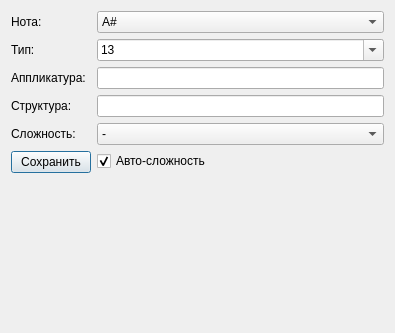
<?xml version="1.0" encoding="UTF-8"?>
<ui version="4.0">
 <class>Dialog</class>
 <widget class="QDialog" name="Dialog">
  <property name="geometry">
   <rect>
    <x>0</x>
    <y>0</y>
    <width>395</width>
    <height>333</height>
   </rect>
  </property>
  <property name="windowTitle">
   <string>Введите данные</string>
  </property>
  <layout class="QFormLayout" name="formLayout">
   <item row="0" column="0">
    <widget class="QLabel" name="label_3">
     <property name="styleSheet">
      <string notr="true"/>
     </property>
     <property name="text">
      <string>Нота:</string>
     </property>
    </widget>
   </item>
   <item row="0" column="1">
    <widget class="QComboBox" name="input_note_box">
     <property name="sizePolicy">
      <sizepolicy hsizetype="Preferred" vsizetype="Maximum">
       <horstretch>0</horstretch>
       <verstretch>0</verstretch>
      </sizepolicy>
     </property>
     <property name="editable">
      <bool>false</bool>
     </property>
     <item>
      <property name="text">
       <string>A#</string>
      </property>
     </item>
     <item>
      <property name="text">
       <string>C#</string>
      </property>
     </item>
     <item>
      <property name="text">
       <string>D#</string>
      </property>
     </item>
     <item>
      <property name="text">
       <string>F#</string>
      </property>
     </item>
     <item>
      <property name="text">
       <string>G#</string>
      </property>
     </item>
     <item>
      <property name="text">
       <string>Ab</string>
      </property>
     </item>
     <item>
      <property name="text">
       <string>Bb</string>
      </property>
     </item>
     <item>
      <property name="text">
       <string>Cb</string>
      </property>
     </item>
     <item>
      <property name="text">
       <string>Db</string>
      </property>
     </item>
     <item>
      <property name="text">
       <string>Eb</string>
      </property>
     </item>
     <item>
      <property name="text">
       <string>Gb</string>
      </property>
     </item>
     <item>
      <property name="text">
       <string>A</string>
      </property>
     </item>
     <item>
      <property name="text">
       <string>B</string>
      </property>
     </item>
     <item>
      <property name="text">
       <string>C</string>
      </property>
     </item>
     <item>
      <property name="text">
       <string>D</string>
      </property>
     </item>
     <item>
      <property name="text">
       <string>E</string>
      </property>
     </item>
     <item>
      <property name="text">
       <string>F</string>
      </property>
     </item>
     <item>
      <property name="text">
       <string>G</string>
      </property>
     </item>
    </widget>
   </item>
   <item row="1" column="0">
    <widget class="QLabel" name="label_5">
     <property name="styleSheet">
      <string notr="true"/>
     </property>
     <property name="text">
      <string>Тип:</string>
     </property>
    </widget>
   </item>
   <item row="1" column="1">
    <widget class="QComboBox" name="input_type_box">
     <property name="enabled">
      <bool>true</bool>
     </property>
     <property name="sizePolicy">
      <sizepolicy hsizetype="Preferred" vsizetype="Maximum">
       <horstretch>0</horstretch>
       <verstretch>0</verstretch>
      </sizepolicy>
     </property>
     <property name="maximumSize">
      <size>
       <width>16777215</width>
       <height>16777215</height>
      </size>
     </property>
     <property name="editable">
      <bool>true</bool>
     </property>
     <property name="currentText">
      <string notr="true">13</string>
     </property>
     <property name="insertPolicy">
      <enum>QComboBox::InsertAtBottom</enum>
     </property>
     <property name="sizeAdjustPolicy">
      <enum>QComboBox::AdjustToContents</enum>
     </property>
     <property name="placeholderText">
      <string/>
     </property>
     <property name="modelColumn">
      <number>0</number>
     </property>
     <item>
      <property name="text">
       <string>13</string>
      </property>
     </item>
     <item>
      <property name="text">
       <string>7(#9)</string>
      </property>
     </item>
     <item>
      <property name="text">
       <string>9</string>
      </property>
     </item>
     <item>
      <property name="text">
       <string>9b5</string>
      </property>
     </item>
     <item>
      <property name="text">
       <string>7</string>
      </property>
     </item>
     <item>
      <property name="text">
       <string>dim7</string>
      </property>
     </item>
     <item>
      <property name="text">
       <string>aug</string>
      </property>
     </item>
     <item>
      <property name="text">
       <string>maj</string>
      </property>
     </item>
     <item>
      <property name="text">
       <string>11</string>
      </property>
     </item>
     <item>
      <property name="text">
       <string>maj9</string>
      </property>
     </item>
     <item>
      <property name="text">
       <string>m</string>
      </property>
     </item>
     <item>
      <property name="text">
       <string>7b5</string>
      </property>
     </item>
     <item>
      <property name="text">
       <string>m7</string>
      </property>
     </item>
     <item>
      <property name="text">
       <string>dim</string>
      </property>
     </item>
     <item>
      <property name="text">
       <string>6</string>
      </property>
     </item>
     <item>
      <property name="text">
       <string>7(#5)</string>
      </property>
     </item>
     <item>
      <property name="text">
       <string>7sus4</string>
      </property>
     </item>
     <item>
      <property name="text">
       <string>maj7</string>
      </property>
     </item>
     <item>
      <property name="text">
       <string>5</string>
      </property>
     </item>
     <item>
      <property name="text">
       <string>m6</string>
      </property>
     </item>
     <item>
      <property name="text">
       <string>7(b9)</string>
      </property>
     </item>
     <item>
      <property name="text">
       <string>m9</string>
      </property>
     </item>
     <item>
      <property name="text">
       <string>sus4</string>
      </property>
     </item>
     <item>
      <property name="text">
       <string>6-Sep</string>
      </property>
     </item>
     <item>
      <property name="text">
       <string>m11</string>
      </property>
     </item>
     <item>
      <property name="text">
       <string>m7b5</string>
      </property>
     </item>
     <item>
      <property name="text">
       <string>9(#11)</string>
      </property>
     </item>
     <item>
      <property name="text">
       <string>9(#5)</string>
      </property>
     </item>
     <item>
      <property name="text">
       <string>7(#11)</string>
      </property>
     </item>
     <item>
      <property name="text">
       <string>maj13</string>
      </property>
     </item>
     <item>
      <property name="text">
       <string>6(#11)</string>
      </property>
     </item>
     <item>
      <property name="text">
       <string>sus2</string>
      </property>
     </item>
     <item>
      <property name="text">
       <string>m(maj7)</string>
      </property>
     </item>
     <item>
      <property name="text">
       <string>13(b9)</string>
      </property>
     </item>
     <item>
      <property name="text">
       <string>+(#11)</string>
      </property>
     </item>
     <item>
      <property name="text">
       <string>13(#11)</string>
      </property>
     </item>
     <item>
      <property name="text">
       <string>7(b13)</string>
      </property>
     </item>
     <item>
      <property name="text">
       <string>add9</string>
      </property>
     </item>
     <item>
      <property name="text">
       <string>13(#9)</string>
      </property>
     </item>
     <item>
      <property name="text">
       <string>m13</string>
      </property>
     </item>
     <item>
      <property name="text">
       <string>m6/9</string>
      </property>
     </item>
     <item>
      <property name="text">
       <string>m(maj9)</string>
      </property>
     </item>
    </widget>
   </item>
   <item row="2" column="0">
    <widget class="QLabel" name="label">
     <property name="text">
      <string>Аппликатура:</string>
     </property>
    </widget>
   </item>
   <item row="2" column="1">
    <widget class="QLineEdit" name="input_figner_position"/>
   </item>
   <item row="3" column="0">
    <widget class="QLabel" name="label_6">
     <property name="text">
      <string>Структура:</string>
     </property>
    </widget>
   </item>
   <item row="3" column="1">
    <widget class="QLineEdit" name="input_structure"/>
   </item>
   <item row="4" column="0">
    <widget class="QLabel" name="label_4">
     <property name="styleSheet">
      <string notr="true"/>
     </property>
     <property name="text">
      <string>Сложность:</string>
     </property>
    </widget>
   </item>
   <item row="4" column="1">
    <widget class="QComboBox" name="input_diff_box">
     <property name="sizePolicy">
      <sizepolicy hsizetype="Preferred" vsizetype="Maximum">
       <horstretch>0</horstretch>
       <verstretch>0</verstretch>
      </sizepolicy>
     </property>
     <property name="editable">
      <bool>false</bool>
     </property>
     <item>
      <property name="text">
       <string>-</string>
      </property>
     </item>
     <item>
      <property name="text">
       <string>beginner</string>
      </property>
     </item>
     <item>
      <property name="text">
       <string>intermediate</string>
      </property>
     </item>
     <item>
      <property name="text">
       <string>advanced</string>
      </property>
     </item>
    </widget>
   </item>
   <item row="5" column="1">
    <widget class="QCheckBox" name="auto_diff">
     <property name="text">
      <string>Авто-сложность</string>
     </property>
     <property name="checked">
      <bool>true</bool>
     </property>
    </widget>
   </item>
   <item row="5" column="0">
    <widget class="QPushButton" name="save_button">
     <property name="text">
      <string>Сохранить</string>
     </property>
    </widget>
   </item>
  </layout>
 </widget>
 <resources/>
 <connections/>
</ui>
